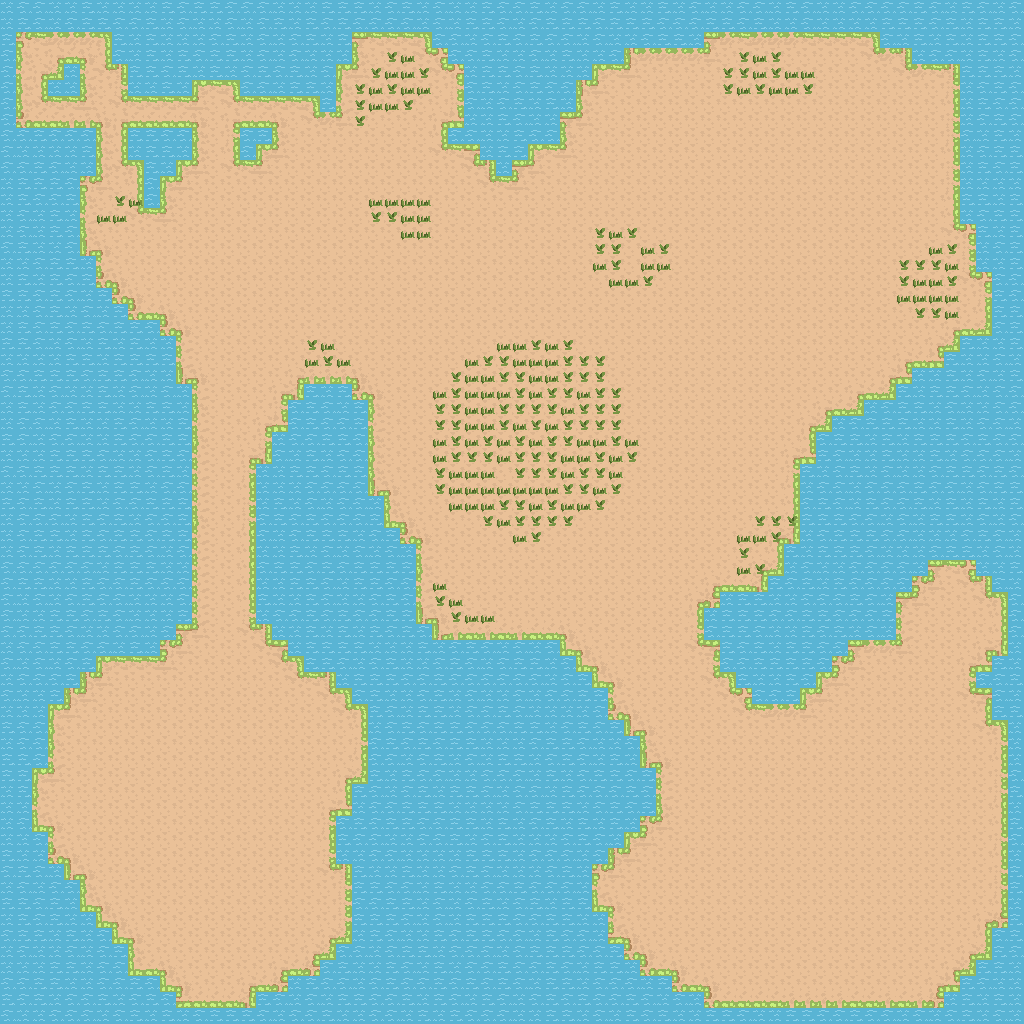

The image is a tile-based game level rendered from a .tmx file. Its description and source (layers, tilesets, objects; grid data summarised) follow:
An orthogonal 64x64 tile map with 16x16 px tiles, 4 tile layers (Background, Terrain, PropsBack, PropsFront), 3 tilesets and 18 objects (16x Prop, Door, Player).

<map version="1.10" tiledversion="1.11.0" orientation="orthogonal" renderorder="right-down" width="64" height="64" tilewidth="16" tileheight="16" infinite="0" nextlayerid="16" nextobjectid="41">
 <editorsettings>
  <export target="overworld.json" format="tiled_melon" />
 </editorsettings>
 <properties>
  <property name="music" value="enchanted_canopy" />
 </properties>
 <tileset firstgid="1" source="tileset-2.tsx" />
 <tileset firstgid="257" source="props.tsx" />
 <tileset firstgid="261" source="../player.tsx" />
 <layer id="2" name="Background" width="64" height="64">
  <data>[4096 cells, 4096 non-empty, 3 distinct tile ids]</data>
 </layer>
 <layer id="1" name="Terrain" width="64" height="64">
  <data>[4096 cells, 2455 non-empty, 29 distinct tile ids]</data>
 </layer>
 <layer id="7" name="PropsBack" width="64" height="64">
  <data>[4096 cells, 223 non-empty, 2 distinct tile ids]</data>
 </layer>
 <objectgroup draworder="index" id="13" name="Objects">
  <properties>
   <property name="sortOn" value="y" />
  </properties>
  <object id="19" type="Prop" gid="257" x="678" y="144" width="208" height="208">
   <properties>
    <property name="anchorPoint" value="json:{&quot;x&quot;:0.5,&quot;y&quot;:0.76}" />
   </properties>
  </object>
  <object id="39" type="Door" gid="259" x="756" y="276" width="38" height="71">
   <properties>
    <property name="dest" value="HOUSE1" />
   </properties>
  </object>
  <object id="20" type="Prop" gid="258" x="79.5132" y="200.874" width="28" height="29" />
  <object id="21" type="Prop" gid="258" x="100.856" y="212.085" width="28" height="29" />
  <object id="22" type="Prop" gid="258" x="118.266" y="191.885" width="28" height="29" />
  <object id="24" type="Prop" gid="258" x="639.772" y="219.994" width="28" height="29" />
  <object id="25" type="Prop" gid="258" x="616.549" y="262.324" width="28" height="29" />
  <object id="26" type="Prop" gid="258" x="566.869" y="219.406" width="28" height="29" />
  <object id="27" type="Prop" gid="258" x="703.064" y="65.0975" width="28" height="29" />
  <object id="28" type="Prop" gid="258" x="748.448" y="35.2739" width="28" height="29" />
  <object id="29" type="Prop" gid="258" x="796.425" y="62.5041" width="28" height="29" />
  <object id="30" type="Prop" gid="258" x="747.151" y="530.606" width="28" height="29" />
  <object id="31" type="Prop" gid="258" x="350.367" y="85.844" width="28" height="29" />
  <object id="32" type="Prop" gid="258" x="377.598" y="36.5705" width="28" height="29" />
  <object id="33" type="Prop" gid="258" x="394.454" y="70.2842" width="28" height="29" />
  <object id="34" type="Prop" gid="258" x="528.012" y="371.114" width="28" height="29" />
  <object id="35" type="Prop" gid="258" x="569.506" y="430.761" width="28" height="29" />
  <object id="23" name="player" type="Player" gid="261" x="584.366" y="366.44" width="16" height="32" />
 </objectgroup>
 <layer id="14" name="PropsFront" width="64" height="64">
  <data>[4096 cells, 0 non-empty, 0 distinct tile ids]</data>
 </layer>
 <objectgroup id="6" name="Collision" />
</map>